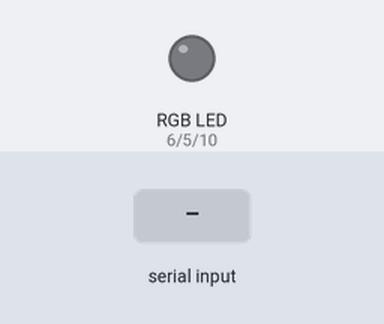
The sketch below on a simulated Arduino Uno, built with avr-gcc and run on an emulated ATmega328P. Parts: an RGB LED mixed from three pins (HIGH = lit). Inputs (shaded band) come from the test bench. Dim RGB values are drawn brighter than linear.

Above: at 1.2 s.
1.3 s: "90,45,200\n" received over Serial
At 2.52 s:
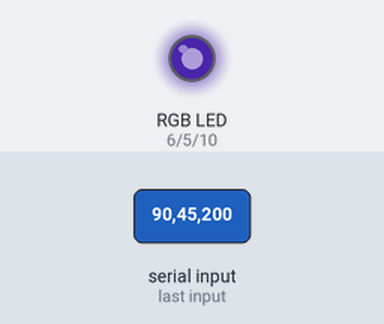
At 6.7 s:
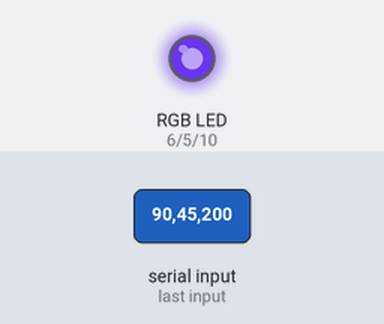
7.3 s: "30,150,10\n" received over Serial
At 13.7 s:
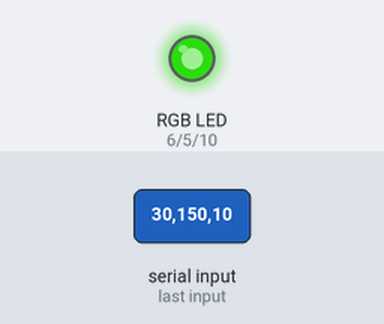
Timing chart, 0 to 21.4 s (numbered marks = the images above; inputs shaded):
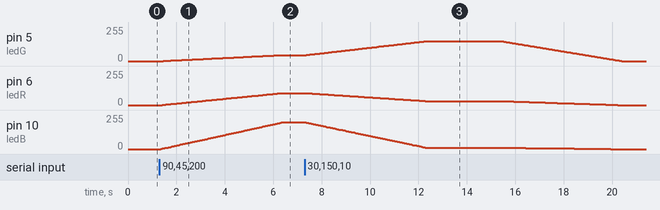

The sketch:

Ex7_RGB_LED_fade.ino
```cpp
const int ledR = 6;
const int ledG = 5;
const int ledB = 10;

//some ports seem unable to make a gradual change in voltage, instead jumping directly from minimum to maximum when passing 127

int red = 0;
int green = 0;
int blue = 0;

void setup() {
  pinMode(ledR, OUTPUT);
  pinMode(ledG, OUTPUT);
  pinMode(ledB, OUTPUT);
  Serial.begin(9600);
}
void loop() {
  if (Serial.available() > 0) {
    int lastRed = red;
    int lastGreen = green;
    int lastBlue = blue;
    red = Serial.parseInt();
    green = Serial.parseInt();
    blue = Serial.parseInt();


    for (float i=0; i<1; i+=0.01) {
      //linear interpolation between the current color and the target color
      int redStep   = (lastRed   + i*((float)red   - lastRed  ));
      int greenStep = (lastGreen + i*((float)green - lastGreen));
      int blueStep  = (lastBlue  + i*((float)blue  - lastBlue ));

      //debug prints
      // Serial.print("Red = ");
      // Serial.print(redStep);
      // Serial.print(", green = ");
      // Serial.print(greenStep);
      // Serial.print(", blue = ");
      // Serial.println(blueStep);

      analogWrite(ledR, redStep);
      analogWrite(ledG, greenStep);
      analogWrite(ledB, blueStep);
      delay(50);
    }
  }
}
```

Measured:
- after the input at 1.3 s, pin 5 (ledG): moves from 0/255 to 44/255 over 4.8 s, starting after 0.16 s; pin 6 (ledR): moves from 0/255 to 89/255 over 4.9 s, starting after 0.11 s; pin 10 (ledB): moves from 0/255 to 199/255 over 5.0 s, starting after 0.06 s
